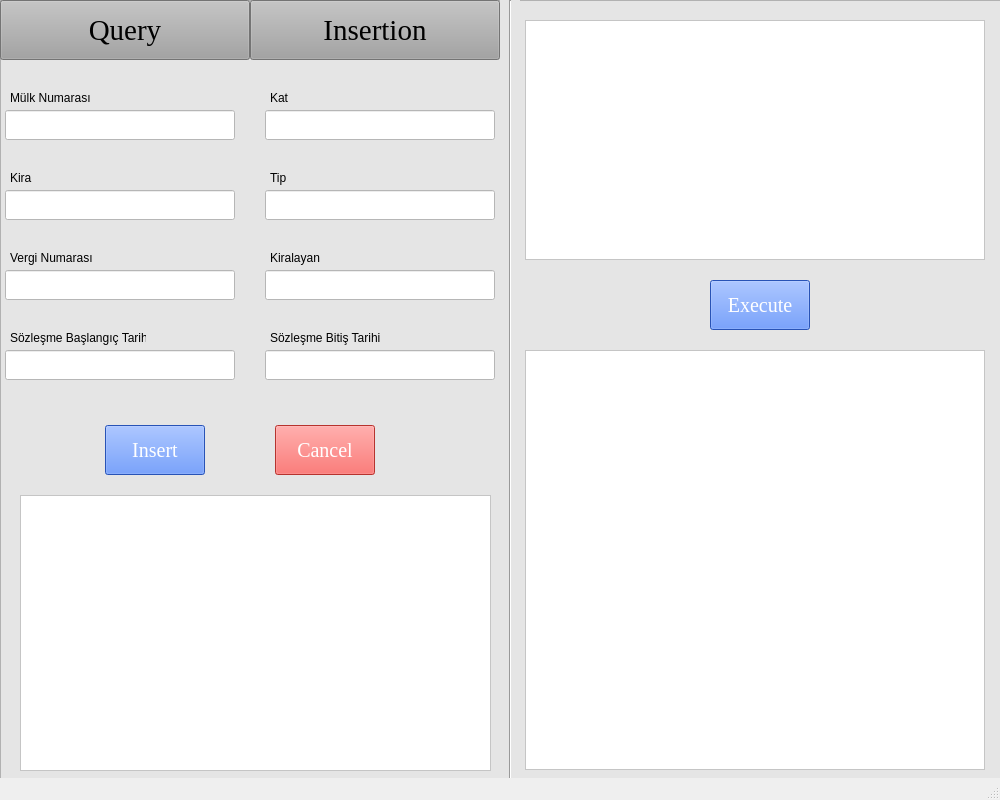
<?xml version="1.0" encoding="UTF-8"?>
<ui version="4.0">
 <class>MainWindow</class>
 <widget class="QMainWindow" name="MainWindow">
  <property name="geometry">
   <rect>
    <x>0</x>
    <y>0</y>
    <width>1000</width>
    <height>800</height>
   </rect>
  </property>
  <property name="windowTitle">
   <string>MainWindow</string>
  </property>
  <widget class="QWidget" name="centralwidget">
   <widget class="QFrame" name="frame_5">
    <property name="geometry">
     <rect>
      <x>0</x>
      <y>0</y>
      <width>1001</width>
      <height>800</height>
     </rect>
    </property>
    <property name="styleSheet">
     <string notr="true">background-color: rgb(229, 229, 229);</string>
    </property>
    <property name="frameShape">
     <enum>QFrame::StyledPanel</enum>
    </property>
    <property name="frameShadow">
     <enum>QFrame::Raised</enum>
    </property>
    <widget class="QPushButton" name="pushButton">
     <property name="geometry">
      <rect>
       <x>0</x>
       <y>0</y>
       <width>250</width>
       <height>60</height>
      </rect>
     </property>
     <property name="font">
      <font>
       <family>Times New Roman</family>
       <pointsize>22</pointsize>
      </font>
     </property>
     <property name="styleSheet">
      <string notr="true">background-color: rgb(163, 163, 163);</string>
     </property>
     <property name="text">
      <string>Query</string>
     </property>
    </widget>
    <widget class="QPushButton" name="pushButton_2">
     <property name="geometry">
      <rect>
       <x>250</x>
       <y>0</y>
       <width>250</width>
       <height>60</height>
      </rect>
     </property>
     <property name="font">
      <font>
       <family>Times New Roman</family>
       <pointsize>22</pointsize>
      </font>
     </property>
     <property name="styleSheet">
      <string notr="true">background-color: rgb(163, 163, 163);</string>
     </property>
     <property name="text">
      <string>Insertion</string>
     </property>
    </widget>
    <widget class="QTextEdit" name="textEdit">
     <property name="geometry">
      <rect>
       <x>525</x>
       <y>20</y>
       <width>460</width>
       <height>240</height>
      </rect>
     </property>
     <property name="styleSheet">
      <string notr="true">background-color: rgb(255, 255, 255);</string>
     </property>
    </widget>
    <widget class="QPushButton" name="pushButton_5">
     <property name="geometry">
      <rect>
       <x>710</x>
       <y>280</y>
       <width>100</width>
       <height>50</height>
      </rect>
     </property>
     <property name="palette">
      <palette>
       <active>
        <colorrole role="WindowText">
         <brush brushstyle="SolidPattern">
          <color alpha="255">
           <red>255</red>
           <green>255</green>
           <blue>255</blue>
          </color>
         </brush>
        </colorrole>
        <colorrole role="Button">
         <brush brushstyle="SolidPattern">
          <color alpha="255">
           <red>56</red>
           <green>116</green>
           <blue>255</blue>
          </color>
         </brush>
        </colorrole>
        <colorrole role="Light">
         <brush brushstyle="SolidPattern">
          <color alpha="255">
           <red>51</red>
           <green>133</green>
           <blue>255</blue>
          </color>
         </brush>
        </colorrole>
        <colorrole role="Text">
         <brush brushstyle="SolidPattern">
          <color alpha="255">
           <red>255</red>
           <green>255</green>
           <blue>255</blue>
          </color>
         </brush>
        </colorrole>
        <colorrole role="ButtonText">
         <brush brushstyle="SolidPattern">
          <color alpha="255">
           <red>255</red>
           <green>255</green>
           <blue>255</blue>
          </color>
         </brush>
        </colorrole>
        <colorrole role="Base">
         <brush brushstyle="SolidPattern">
          <color alpha="255">
           <red>56</red>
           <green>116</green>
           <blue>255</blue>
          </color>
         </brush>
        </colorrole>
        <colorrole role="Window">
         <brush brushstyle="SolidPattern">
          <color alpha="255">
           <red>56</red>
           <green>116</green>
           <blue>255</blue>
          </color>
         </brush>
        </colorrole>
       </active>
       <inactive>
        <colorrole role="WindowText">
         <brush brushstyle="SolidPattern">
          <color alpha="255">
           <red>255</red>
           <green>255</green>
           <blue>255</blue>
          </color>
         </brush>
        </colorrole>
        <colorrole role="Button">
         <brush brushstyle="SolidPattern">
          <color alpha="255">
           <red>56</red>
           <green>116</green>
           <blue>255</blue>
          </color>
         </brush>
        </colorrole>
        <colorrole role="Light">
         <brush brushstyle="SolidPattern">
          <color alpha="255">
           <red>51</red>
           <green>133</green>
           <blue>255</blue>
          </color>
         </brush>
        </colorrole>
        <colorrole role="Text">
         <brush brushstyle="SolidPattern">
          <color alpha="255">
           <red>255</red>
           <green>255</green>
           <blue>255</blue>
          </color>
         </brush>
        </colorrole>
        <colorrole role="ButtonText">
         <brush brushstyle="SolidPattern">
          <color alpha="255">
           <red>255</red>
           <green>255</green>
           <blue>255</blue>
          </color>
         </brush>
        </colorrole>
        <colorrole role="Base">
         <brush brushstyle="SolidPattern">
          <color alpha="255">
           <red>56</red>
           <green>116</green>
           <blue>255</blue>
          </color>
         </brush>
        </colorrole>
        <colorrole role="Window">
         <brush brushstyle="SolidPattern">
          <color alpha="255">
           <red>56</red>
           <green>116</green>
           <blue>255</blue>
          </color>
         </brush>
        </colorrole>
       </inactive>
       <disabled>
        <colorrole role="WindowText">
         <brush brushstyle="SolidPattern">
          <color alpha="255">
           <red>255</red>
           <green>255</green>
           <blue>255</blue>
          </color>
         </brush>
        </colorrole>
        <colorrole role="Button">
         <brush brushstyle="SolidPattern">
          <color alpha="255">
           <red>56</red>
           <green>116</green>
           <blue>255</blue>
          </color>
         </brush>
        </colorrole>
        <colorrole role="Light">
         <brush brushstyle="SolidPattern">
          <color alpha="255">
           <red>51</red>
           <green>133</green>
           <blue>255</blue>
          </color>
         </brush>
        </colorrole>
        <colorrole role="Text">
         <brush brushstyle="SolidPattern">
          <color alpha="255">
           <red>255</red>
           <green>255</green>
           <blue>255</blue>
          </color>
         </brush>
        </colorrole>
        <colorrole role="ButtonText">
         <brush brushstyle="SolidPattern">
          <color alpha="255">
           <red>255</red>
           <green>255</green>
           <blue>255</blue>
          </color>
         </brush>
        </colorrole>
        <colorrole role="Base">
         <brush brushstyle="SolidPattern">
          <color alpha="255">
           <red>56</red>
           <green>116</green>
           <blue>255</blue>
          </color>
         </brush>
        </colorrole>
        <colorrole role="Window">
         <brush brushstyle="SolidPattern">
          <color alpha="255">
           <red>56</red>
           <green>116</green>
           <blue>255</blue>
          </color>
         </brush>
        </colorrole>
       </disabled>
      </palette>
     </property>
     <property name="font">
      <font>
       <family>Times New Roman</family>
       <pointsize>15</pointsize>
      </font>
     </property>
     <property name="styleSheet">
      <string notr="true">background-color: rgb(56, 116, 255);
color: rgb(255, 255, 255);</string>
     </property>
     <property name="text">
      <string>Execute</string>
     </property>
    </widget>
    <widget class="QTextEdit" name="textEdit_2">
     <property name="geometry">
      <rect>
       <x>525</x>
       <y>350</y>
       <width>460</width>
       <height>420</height>
      </rect>
     </property>
     <property name="styleSheet">
      <string notr="true">background-color: rgb(255, 255, 255);</string>
     </property>
     <property name="readOnly">
      <bool>true</bool>
     </property>
    </widget>
    <widget class="Line" name="line_4">
     <property name="geometry">
      <rect>
       <x>500</x>
       <y>0</y>
       <width>20</width>
       <height>811</height>
      </rect>
     </property>
     <property name="orientation">
      <enum>Qt::Vertical</enum>
     </property>
    </widget>
    <widget class="QLineEdit" name="lineEdit">
     <property name="geometry">
      <rect>
       <x>5</x>
       <y>110</y>
       <width>230</width>
       <height>30</height>
      </rect>
     </property>
     <property name="styleSheet">
      <string notr="true">background-color: rgb(255, 255, 255);</string>
     </property>
     <property name="text">
      <string/>
     </property>
    </widget>
    <widget class="QLineEdit" name="lineEdit_2">
     <property name="geometry">
      <rect>
       <x>265</x>
       <y>110</y>
       <width>230</width>
       <height>30</height>
      </rect>
     </property>
     <property name="styleSheet">
      <string notr="true">background-color: rgb(255, 255, 255);</string>
     </property>
     <property name="text">
      <string/>
     </property>
    </widget>
    <widget class="QLineEdit" name="lineEdit_3">
     <property name="geometry">
      <rect>
       <x>5</x>
       <y>190</y>
       <width>230</width>
       <height>30</height>
      </rect>
     </property>
     <property name="styleSheet">
      <string notr="true">background-color: rgb(255, 255, 255);</string>
     </property>
     <property name="text">
      <string/>
     </property>
    </widget>
    <widget class="QLineEdit" name="lineEdit_5">
     <property name="geometry">
      <rect>
       <x>5</x>
       <y>270</y>
       <width>230</width>
       <height>30</height>
      </rect>
     </property>
     <property name="styleSheet">
      <string notr="true">background-color: rgb(255, 255, 255);</string>
     </property>
     <property name="text">
      <string/>
     </property>
    </widget>
    <widget class="QLineEdit" name="lineEdit_7">
     <property name="geometry">
      <rect>
       <x>5</x>
       <y>350</y>
       <width>230</width>
       <height>30</height>
      </rect>
     </property>
     <property name="styleSheet">
      <string notr="true">background-color: rgb(255, 255, 255);</string>
     </property>
     <property name="text">
      <string/>
     </property>
    </widget>
    <widget class="QLineEdit" name="lineEdit_4">
     <property name="geometry">
      <rect>
       <x>265</x>
       <y>190</y>
       <width>230</width>
       <height>30</height>
      </rect>
     </property>
     <property name="styleSheet">
      <string notr="true">background-color: rgb(255, 255, 255);</string>
     </property>
     <property name="text">
      <string/>
     </property>
    </widget>
    <widget class="QLineEdit" name="lineEdit_6">
     <property name="geometry">
      <rect>
       <x>265</x>
       <y>270</y>
       <width>230</width>
       <height>30</height>
      </rect>
     </property>
     <property name="styleSheet">
      <string notr="true">background-color: rgb(255, 255, 255);</string>
     </property>
     <property name="text">
      <string/>
     </property>
    </widget>
    <widget class="QLineEdit" name="lineEdit_8">
     <property name="geometry">
      <rect>
       <x>265</x>
       <y>350</y>
       <width>230</width>
       <height>30</height>
      </rect>
     </property>
     <property name="styleSheet">
      <string notr="true">background-color: rgb(255, 255, 255);</string>
     </property>
     <property name="text">
      <string/>
     </property>
    </widget>
    <widget class="QLabel" name="label_22">
     <property name="geometry">
      <rect>
       <x>10</x>
       <y>90</y>
       <width>111</width>
       <height>16</height>
      </rect>
     </property>
     <property name="text">
      <string>Mülk Numarası</string>
     </property>
    </widget>
    <widget class="QLabel" name="label_23">
     <property name="geometry">
      <rect>
       <x>270</x>
       <y>90</y>
       <width>111</width>
       <height>16</height>
      </rect>
     </property>
     <property name="text">
      <string>Kat</string>
     </property>
    </widget>
    <widget class="QLabel" name="label_24">
     <property name="geometry">
      <rect>
       <x>10</x>
       <y>170</y>
       <width>111</width>
       <height>16</height>
      </rect>
     </property>
     <property name="text">
      <string>Kira</string>
     </property>
    </widget>
    <widget class="QLabel" name="label_25">
     <property name="geometry">
      <rect>
       <x>270</x>
       <y>170</y>
       <width>111</width>
       <height>16</height>
      </rect>
     </property>
     <property name="text">
      <string>Tip</string>
     </property>
    </widget>
    <widget class="QLabel" name="label_26">
     <property name="geometry">
      <rect>
       <x>10</x>
       <y>250</y>
       <width>111</width>
       <height>16</height>
      </rect>
     </property>
     <property name="text">
      <string>Vergi Numarası</string>
     </property>
    </widget>
    <widget class="QLabel" name="label_27">
     <property name="geometry">
      <rect>
       <x>270</x>
       <y>250</y>
       <width>141</width>
       <height>16</height>
      </rect>
     </property>
     <property name="text">
      <string>Kiralayan</string>
     </property>
    </widget>
    <widget class="QLabel" name="label_28">
     <property name="geometry">
      <rect>
       <x>10</x>
       <y>330</y>
       <width>136</width>
       <height>16</height>
      </rect>
     </property>
     <property name="text">
      <string>Sözleşme Başlangıç Tarihi</string>
     </property>
    </widget>
    <widget class="QLabel" name="label_29">
     <property name="geometry">
      <rect>
       <x>270</x>
       <y>330</y>
       <width>111</width>
       <height>16</height>
      </rect>
     </property>
     <property name="text">
      <string>Sözleşme Bitiş Tarihi</string>
     </property>
    </widget>
    <widget class="QPushButton" name="pushButton_3">
     <property name="geometry">
      <rect>
       <x>105</x>
       <y>425</y>
       <width>100</width>
       <height>50</height>
      </rect>
     </property>
     <property name="palette">
      <palette>
       <active>
        <colorrole role="WindowText">
         <brush brushstyle="SolidPattern">
          <color alpha="255">
           <red>255</red>
           <green>255</green>
           <blue>255</blue>
          </color>
         </brush>
        </colorrole>
        <colorrole role="Button">
         <brush brushstyle="SolidPattern">
          <color alpha="255">
           <red>56</red>
           <green>116</green>
           <blue>255</blue>
          </color>
         </brush>
        </colorrole>
        <colorrole role="Light">
         <brush brushstyle="SolidPattern">
          <color alpha="255">
           <red>51</red>
           <green>133</green>
           <blue>255</blue>
          </color>
         </brush>
        </colorrole>
        <colorrole role="Text">
         <brush brushstyle="SolidPattern">
          <color alpha="255">
           <red>255</red>
           <green>255</green>
           <blue>255</blue>
          </color>
         </brush>
        </colorrole>
        <colorrole role="ButtonText">
         <brush brushstyle="SolidPattern">
          <color alpha="255">
           <red>255</red>
           <green>255</green>
           <blue>255</blue>
          </color>
         </brush>
        </colorrole>
        <colorrole role="Base">
         <brush brushstyle="SolidPattern">
          <color alpha="255">
           <red>56</red>
           <green>116</green>
           <blue>255</blue>
          </color>
         </brush>
        </colorrole>
        <colorrole role="Window">
         <brush brushstyle="SolidPattern">
          <color alpha="255">
           <red>56</red>
           <green>116</green>
           <blue>255</blue>
          </color>
         </brush>
        </colorrole>
       </active>
       <inactive>
        <colorrole role="WindowText">
         <brush brushstyle="SolidPattern">
          <color alpha="255">
           <red>255</red>
           <green>255</green>
           <blue>255</blue>
          </color>
         </brush>
        </colorrole>
        <colorrole role="Button">
         <brush brushstyle="SolidPattern">
          <color alpha="255">
           <red>56</red>
           <green>116</green>
           <blue>255</blue>
          </color>
         </brush>
        </colorrole>
        <colorrole role="Light">
         <brush brushstyle="SolidPattern">
          <color alpha="255">
           <red>51</red>
           <green>133</green>
           <blue>255</blue>
          </color>
         </brush>
        </colorrole>
        <colorrole role="Text">
         <brush brushstyle="SolidPattern">
          <color alpha="255">
           <red>255</red>
           <green>255</green>
           <blue>255</blue>
          </color>
         </brush>
        </colorrole>
        <colorrole role="ButtonText">
         <brush brushstyle="SolidPattern">
          <color alpha="255">
           <red>255</red>
           <green>255</green>
           <blue>255</blue>
          </color>
         </brush>
        </colorrole>
        <colorrole role="Base">
         <brush brushstyle="SolidPattern">
          <color alpha="255">
           <red>56</red>
           <green>116</green>
           <blue>255</blue>
          </color>
         </brush>
        </colorrole>
        <colorrole role="Window">
         <brush brushstyle="SolidPattern">
          <color alpha="255">
           <red>56</red>
           <green>116</green>
           <blue>255</blue>
          </color>
         </brush>
        </colorrole>
       </inactive>
       <disabled>
        <colorrole role="WindowText">
         <brush brushstyle="SolidPattern">
          <color alpha="255">
           <red>255</red>
           <green>255</green>
           <blue>255</blue>
          </color>
         </brush>
        </colorrole>
        <colorrole role="Button">
         <brush brushstyle="SolidPattern">
          <color alpha="255">
           <red>56</red>
           <green>116</green>
           <blue>255</blue>
          </color>
         </brush>
        </colorrole>
        <colorrole role="Light">
         <brush brushstyle="SolidPattern">
          <color alpha="255">
           <red>51</red>
           <green>133</green>
           <blue>255</blue>
          </color>
         </brush>
        </colorrole>
        <colorrole role="Text">
         <brush brushstyle="SolidPattern">
          <color alpha="255">
           <red>255</red>
           <green>255</green>
           <blue>255</blue>
          </color>
         </brush>
        </colorrole>
        <colorrole role="ButtonText">
         <brush brushstyle="SolidPattern">
          <color alpha="255">
           <red>255</red>
           <green>255</green>
           <blue>255</blue>
          </color>
         </brush>
        </colorrole>
        <colorrole role="Base">
         <brush brushstyle="SolidPattern">
          <color alpha="255">
           <red>56</red>
           <green>116</green>
           <blue>255</blue>
          </color>
         </brush>
        </colorrole>
        <colorrole role="Window">
         <brush brushstyle="SolidPattern">
          <color alpha="255">
           <red>56</red>
           <green>116</green>
           <blue>255</blue>
          </color>
         </brush>
        </colorrole>
       </disabled>
      </palette>
     </property>
     <property name="font">
      <font>
       <family>Times New Roman</family>
       <pointsize>15</pointsize>
      </font>
     </property>
     <property name="styleSheet">
      <string notr="true">background-color: rgb(56, 116, 255);
color: rgb(255, 255, 255);</string>
     </property>
     <property name="text">
      <string>Insert</string>
     </property>
    </widget>
    <widget class="QPushButton" name="pushButton_4">
     <property name="geometry">
      <rect>
       <x>275</x>
       <y>425</y>
       <width>100</width>
       <height>50</height>
      </rect>
     </property>
     <property name="palette">
      <palette>
       <active>
        <colorrole role="WindowText">
         <brush brushstyle="SolidPattern">
          <color alpha="255">
           <red>255</red>
           <green>255</green>
           <blue>255</blue>
          </color>
         </brush>
        </colorrole>
        <colorrole role="Button">
         <brush brushstyle="SolidPattern">
          <color alpha="255">
           <red>255</red>
           <green>71</green>
           <blue>65</blue>
          </color>
         </brush>
        </colorrole>
        <colorrole role="Light">
         <brush brushstyle="SolidPattern">
          <color alpha="255">
           <red>51</red>
           <green>133</green>
           <blue>255</blue>
          </color>
         </brush>
        </colorrole>
        <colorrole role="Text">
         <brush brushstyle="SolidPattern">
          <color alpha="255">
           <red>255</red>
           <green>255</green>
           <blue>255</blue>
          </color>
         </brush>
        </colorrole>
        <colorrole role="ButtonText">
         <brush brushstyle="SolidPattern">
          <color alpha="255">
           <red>255</red>
           <green>255</green>
           <blue>255</blue>
          </color>
         </brush>
        </colorrole>
        <colorrole role="Base">
         <brush brushstyle="SolidPattern">
          <color alpha="255">
           <red>255</red>
           <green>71</green>
           <blue>65</blue>
          </color>
         </brush>
        </colorrole>
        <colorrole role="Window">
         <brush brushstyle="SolidPattern">
          <color alpha="255">
           <red>255</red>
           <green>71</green>
           <blue>65</blue>
          </color>
         </brush>
        </colorrole>
       </active>
       <inactive>
        <colorrole role="WindowText">
         <brush brushstyle="SolidPattern">
          <color alpha="255">
           <red>255</red>
           <green>255</green>
           <blue>255</blue>
          </color>
         </brush>
        </colorrole>
        <colorrole role="Button">
         <brush brushstyle="SolidPattern">
          <color alpha="255">
           <red>255</red>
           <green>71</green>
           <blue>65</blue>
          </color>
         </brush>
        </colorrole>
        <colorrole role="Light">
         <brush brushstyle="SolidPattern">
          <color alpha="255">
           <red>51</red>
           <green>133</green>
           <blue>255</blue>
          </color>
         </brush>
        </colorrole>
        <colorrole role="Text">
         <brush brushstyle="SolidPattern">
          <color alpha="255">
           <red>255</red>
           <green>255</green>
           <blue>255</blue>
          </color>
         </brush>
        </colorrole>
        <colorrole role="ButtonText">
         <brush brushstyle="SolidPattern">
          <color alpha="255">
           <red>255</red>
           <green>255</green>
           <blue>255</blue>
          </color>
         </brush>
        </colorrole>
        <colorrole role="Base">
         <brush brushstyle="SolidPattern">
          <color alpha="255">
           <red>255</red>
           <green>71</green>
           <blue>65</blue>
          </color>
         </brush>
        </colorrole>
        <colorrole role="Window">
         <brush brushstyle="SolidPattern">
          <color alpha="255">
           <red>255</red>
           <green>71</green>
           <blue>65</blue>
          </color>
         </brush>
        </colorrole>
       </inactive>
       <disabled>
        <colorrole role="WindowText">
         <brush brushstyle="SolidPattern">
          <color alpha="255">
           <red>255</red>
           <green>255</green>
           <blue>255</blue>
          </color>
         </brush>
        </colorrole>
        <colorrole role="Button">
         <brush brushstyle="SolidPattern">
          <color alpha="255">
           <red>255</red>
           <green>71</green>
           <blue>65</blue>
          </color>
         </brush>
        </colorrole>
        <colorrole role="Light">
         <brush brushstyle="SolidPattern">
          <color alpha="255">
           <red>51</red>
           <green>133</green>
           <blue>255</blue>
          </color>
         </brush>
        </colorrole>
        <colorrole role="Text">
         <brush brushstyle="SolidPattern">
          <color alpha="255">
           <red>255</red>
           <green>255</green>
           <blue>255</blue>
          </color>
         </brush>
        </colorrole>
        <colorrole role="ButtonText">
         <brush brushstyle="SolidPattern">
          <color alpha="255">
           <red>255</red>
           <green>255</green>
           <blue>255</blue>
          </color>
         </brush>
        </colorrole>
        <colorrole role="Base">
         <brush brushstyle="SolidPattern">
          <color alpha="255">
           <red>255</red>
           <green>71</green>
           <blue>65</blue>
          </color>
         </brush>
        </colorrole>
        <colorrole role="Window">
         <brush brushstyle="SolidPattern">
          <color alpha="255">
           <red>255</red>
           <green>71</green>
           <blue>65</blue>
          </color>
         </brush>
        </colorrole>
       </disabled>
      </palette>
     </property>
     <property name="font">
      <font>
       <family>Times New Roman</family>
       <pointsize>15</pointsize>
      </font>
     </property>
     <property name="styleSheet">
      <string notr="true">color: rgb(255, 255, 255);
background-color: rgb(255, 71, 65);</string>
     </property>
     <property name="text">
      <string>Cancel</string>
     </property>
    </widget>
    <widget class="QTextEdit" name="textEdit_3">
     <property name="geometry">
      <rect>
       <x>20</x>
       <y>495</y>
       <width>471</width>
       <height>276</height>
      </rect>
     </property>
     <property name="styleSheet">
      <string notr="true">background-color: rgb(255, 255, 255);</string>
     </property>
     <property name="readOnly">
      <bool>true</bool>
     </property>
    </widget>
   </widget>
  </widget>
  <widget class="QStatusBar" name="statusbar"/>
 </widget>
 <resources/>
 <connections/>
</ui>
